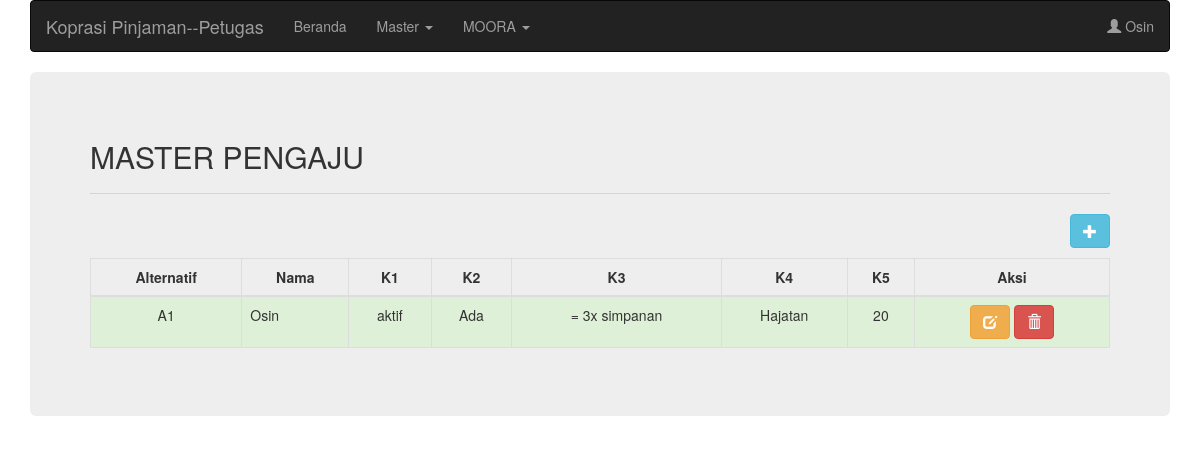
The app's page /halaman_petugas.php?page=master_pengaju (signed in) with its own data.
### tables this page shows
CREATE TABLE `user` (
  `id` int(11) NOT NULL,
  `nama` varchar(255) NOT NULL,
  `username` varchar(255) NOT NULL,
  `password` varchar(255) NOT NULL,
  `level` varchar(15) NOT NULL,
  `status` enum('aktif','pasif') NOT NULL
);

CREATE TABLE `tb_pengajuan` (
  `id` int(11) NOT NULL,
  `id_peminjam` int(11) NOT NULL,
  `besar_pinjaman` int(11) NOT NULL,
  `status_keanggotaan` enum('aktif','pasif') NOT NULL,
  `status_pinjaman` enum('Tidak Ada','Ada') NOT NULL,
  `keperluan` enum('Modal Usaha','Berobat','Sekolah','Kebutuhan Sehari-hari','Hajatan') NOT NULL,
  `jangka_waktu` enum('5','10','20') NOT NULL,
  `tanggal_pengajuan` date NOT NULL,
  `status_pengajuan` varchar(20) DEFAULT NULL
);

CREATE TABLE `tb_pinjaman` (
  `id_anggota` int(11) NOT NULL,
  `nama_anggota` varchar(50) NOT NULL,
  `saldo_pinjaman` float NOT NULL,
  `sejak tanggal` date NOT NULL
);

### petugas/master_pengaju.php (the view, shortened to what this page needs)
<h2>MASTER PENGAJU</h2>
<hr />
<button type="button" class="btn btn-info pull-right" style="margin-bottom: 10px" data-toggle="modal" data-target="#">
  <span class="glyphicon glyphicon-plus"></span>
</button>
<table class="table table-bordered">
  <thead>
    <tr>
      <th class="text-center">Alternatif</th>
      <th class="text-center">Nama</th>
      <th class="text-center">K1</th>
      <th class="text-center">K2</th>
      <th class="text-center">K3</th>
      <th class="text-center">K4</th>
      <th class="text-center">K5</th>
      <th class="text-center">Aksi</th>
    </tr>
  </thead>
  <tbody>
    <?php
      $sqlPengajuan = "SELECT a.besar_pinjaman, a.status_keanggotaan, a.status_pinjaman, a.keperluan, a.jangka_waktu, b.saldo_pinjaman, b.nama_anggota, c.jumlah from tb_pengajuan a JOIN tb_pinjaman b on a.id_peminjam = b.id_anggota JOIN tb_simpanan c on a.id_peminjam = c.id_anggota";
      $queryPengajuan = mysqli_query($koneksi, $sqlPengajuan);
      $no = 1;
    ?>
    <?php while($listPengajuan = mysqli_fetch_array($queryPengajuan)){ ?>
      <tr class="success">
      	<td class="text-center">A<?php echo $no++?></td>
        <td><?php echo $listPengajuan['nama_anggota']; ?></td>
        <td class="text-center"><?php echo $listPengajuan['status_keanggotaan']; ?></td>
        <td class="text-center"><?php echo $listPengajuan['status_pinjaman']; ?></td>
        <td class="text-center">
        	<?php
        		$total = $listPengajuan['jumlah'] - $listPengajuan['saldo_pinjaman'];
        		$cek = $total * 3;
        		$k3 = '';
        		if($listPengajuan['besar_pinjaman'] = $cek)
        			$k3 = '= 3x simpanan';
        		elseif ($listPengajuan['besar_pinjaman'] < $cek) {
        			$k3 = '< 3x simpanan';
        		}else{
        			$k3 = '> 3x simpanan';
        		}
        		echo $k3;
    		?>
        </td>
        <td class="text-center"><?php echo $listPengajuan['keperluan']; ?></td>
        <td class="text-center"><?php echo $listPengajuan['jangka_waktu']; ?></td>
        <td class="text-center">
          <a
            href="javascript:;"
            data-toggle="modal" data-target="#"
            class="btn btn-warning">
              <span class="glyphicon glyphicon-edit"></span>
          </a>
          <a
            href="javascript:;"
            data-toggle="modal" data-target="#"
            class="btn btn-danger">
              <span class="glyphicon glyphicon-trash"></span>
          </a>
        </td>
      </tr>
    <?php } ?>
  </tbody>
</table>

### halaman_petugas.php (shortened to what this page needs)
<!DOCTYPE html>
<html lang="en">
<head>
  <link rel="stylesheet" href="https://maxcdn.bootstrapcdn.com/bootstrap/3.4.0/css/bootstrap.min.css">
</head>
<body>
  <?php include("koneksi.php"); ?>
  <?php
      $sqlAnggota = "SELECT * FROM user WHERE username = '".$_SESSION['username']."'";
      $queryAnggota = mysqli_query($koneksi, $sqlAnggota);
      $anggota = mysqli_fetch_array($queryAnggota);
  ?>
  <div class="container">
    <nav class="navbar navbar-inverse">
      <div class="container-fluid">
        <div class="navbar-header">
          <a class="navbar-brand" href="halaman_petugas.php?page=home">Koprasi Pinjaman--Petugas</a>
        </div>
        <ul class="nav navbar-nav">
          <li><a href="halaman_petugas.php?page=home">Beranda</a></li>
          <li class="dropdown">
            <a class="dropdown-toggle" data-toggle="dropdown" href="#">Master
            <span class="caret"></span></a>
          </li>
          <li class="dropdown">
            <a class="dropdown-toggle" data-toggle="dropdown" href="#">MOORA
            <span class="caret"></span></a>
          </li>
        </ul>
        <ul class="nav navbar-nav navbar-right">
          <li class="dropdown"><a class="dropdown-toggle" data-toggle="dropdown" href="#"><span class="glyphicon glyphicon-user"></span> <?php echo $anggota['nama']; ?></a>
          </li>
        </ul>
      </div>
    </nav>
    <div class="jumbotron">
      <?php
        if(isset($_GET['page'])){
          $page = $_GET['page'];
          switch ($page) {
            case 'master_pengaju':
              include "petugas/master_pengaju.php";
              break;
          }
        }else{
          include "petugas/home.php";
        }
       ?>
    </div>
  </div>
</body>
</html>

### records on screen
user: nama "Osin"
tb_pengajuan: tb_pinjaman.nama_anggota "Osin", status_keanggotaan "aktif", status_pinjaman "Ada", k3 "= 3x simpanan", keperluan "Hajatan", jangka_waktu "20"
